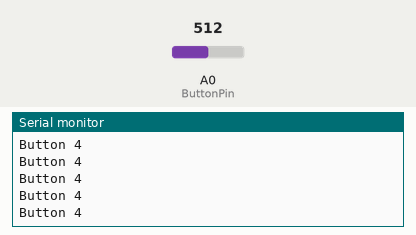
The sketch below on a simulated Arduino Uno, built with avr-gcc and run on an emulated ATmega328P. Parts: the last lines printed to the serial monitor. Inputs (shaded band) come from the test bench; at power-on: A0 (ButtonPin) = 512.

Above: at 1.2 s.
1.3 s: A0 (ButtonPin) set to 550
At 1.9 s:
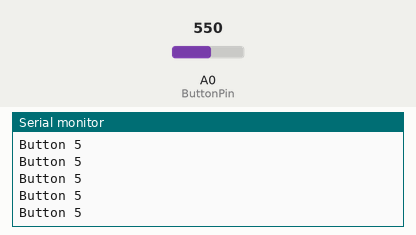
4.3 s: A0 (ButtonPin) set to 350
At 4.9 s:
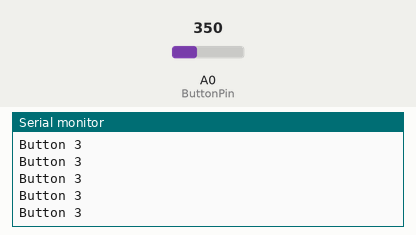
Timing chart, 0 to 7.3 s (numbered marks = the images above; inputs shaded):
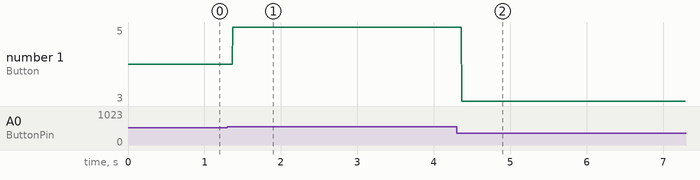

Measured:
- after the input at 1.3 s, the serial monitor: prints a new line after 0.07 s (image 1)
- after the input at 4.3 s, the serial monitor: prints a new line after 0.07 s (image 2)
- plotted number 1: 4 → 5 after the input at 1.3 s, 5 → 3 after the input at 4.3 s

The sketch:

romeo_button_test_2.ino
```cpp
/*******************
position servos with buttons  on DFRobot Romeo
to test ranges for setup

http://www.dfrobot.com/wiki/index.php/Romeo_V2-All_in_one_Controller_(R3)_(SKU:DFR0225)


*******************/

const int ButtonPin = 0;
int buttonVal = 0;


void setup() {
  Serial.begin(9600);
} // end setup()


void loop()
{
  buttonVal = analogRead(ButtonPin);

  if (buttonVal < 30){       // button 1
    Serial.println("Button 1");
  }
  else if (buttonVal < 175){ // button 2
    Serial.println("Button 2");
  }
  else if (buttonVal < 360){  // button 3
    Serial.println("Button 3");
  }
  else if (buttonVal < 540){  // button 4
    Serial.println("Button 4");
  }
  else if (buttonVal < 800){  // button 5
    Serial.println("Button 5");
  }
}
```
